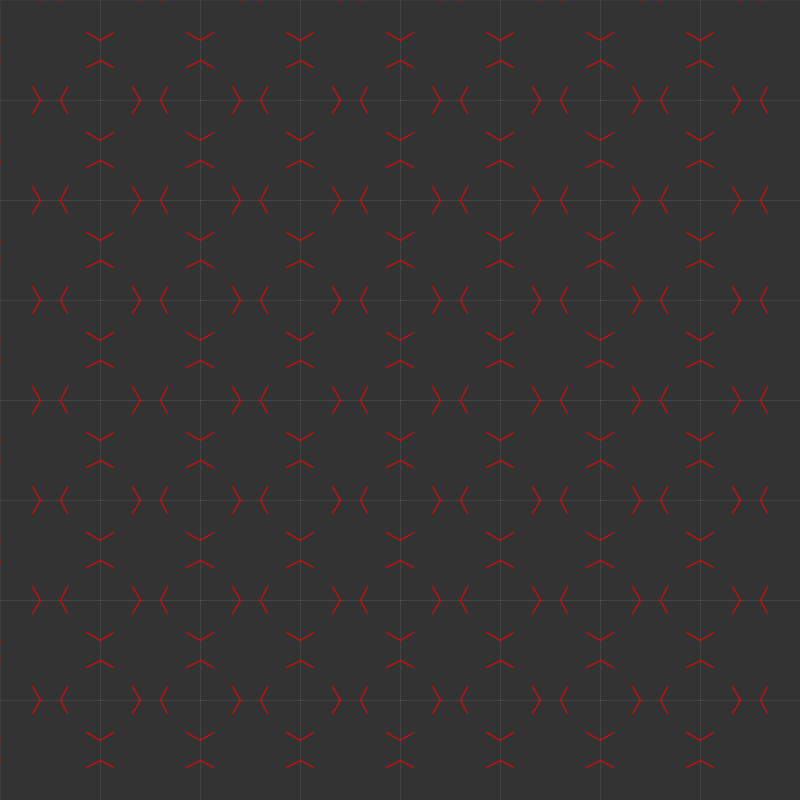
Frame 1 (no input)
Frame 60 (the mouse pressed at the canvas centre just before this capture): identical to frame 1, image omitted
Frame 120 (the mouse held since frame 60 and released just before this capture): identical to frame 1, image omitted

The Processing sketch that drew this single still picture (run headless with seeded random() and noise(); from frame 60 on, the mouse is pressed at the canvas centre):

// Processing sketch: patterns2
// ── patterns2.pde
ArrayList<Polygon> polys;
float angle = 60;
float delta = 10;
int sides;

void setup() {
  size(800, 800);
  polys = new ArrayList<Polygon>();
  int inc = 100;
  for (int x = 0; x < width; x += inc) {
    for (int y = 0; y < height; y += inc) {
      Polygon poly = new Polygon();
      
      //square pattern
      sides = 4;
      poly.addVertex(x, y);
      poly.addVertex(x+inc, y);
      poly.addVertex(x+inc, y+inc);
      poly.addVertex(x, y+inc);
      
      poly.close();
      polys.add(poly);
    }
  }
}

void draw() {
  background(51);
  for (Polygon poly : polys) {
    poly.hankin();
    poly.show();
  }
}

void keyPressed() {
  if (key == 'a') {
    angle -= 5;
  }
  if (key == 's') {
    angle += 5;
  }
  if (key == 'z') {
    delta -= 1;
  }
  if (key == 'x') {
    delta += 1;
  }
}

// ── edge.pde
class Edge {

  PVector a, b, offset1, offset2;
  Hankin h1, h2;

  Edge(PVector a, PVector b) {
    this.a = a;
    this.b = b;
  }

  void show() {
    stroke(255, 10);
    line(a.x, a.y, b.x, b.y);
    h1.show();
    h2.show();
  }

  void hankin() {
    PVector mid = a.copy().add(b.copy()).mult(0.5);
    PVector v1 = a.copy().sub(mid);
    PVector v2 = b.copy().sub(mid);
    offset1 = mid;
    offset2 = mid;
    if (delta > 0) {
      v1.setMag(delta);
      v2.setMag(delta);
      offset1 = mid.copy().add(v2);
      offset2 = mid.copy().add(v1);
    }
    v1.rotate(radians(-angle));
    v2.rotate(radians(angle));
    //sines
    float alpha = 0.5 * (sides - 2) * PI / sides;
    float beta = PI - angle - alpha;
    float elen = v2.mag() + delta;
    float hlen = elen * sin(alpha) / sin(beta);
    v1.setMag(hlen);
    v2.setMag(hlen);
    h1 = new Hankin(offset1, v1);
    h2 = new Hankin(offset2, v2);
  }
}

// ── hankin.pde
class Hankin {

  PVector a, v, b;
  float angle;

  Hankin(PVector a, PVector v) {
    this.a = a;
    this.v = v;
    b = a.copy().add(v);
  }

  void show() {
    stroke(255, 0, 0);
    line(a.x, a.y, b.x, b.y);
  }
}

// ── polygon.pde
class Polygon {

  ArrayList<Edge> edges;
  ArrayList<PVector> vertices;

  Polygon() {
    edges = new ArrayList<Edge>();
    vertices = new ArrayList<PVector>();
  }

  void addVertex(float x, float y) {
    PVector a = new PVector(x, y);
    int total = vertices.size();
    if (total > 0) {
      PVector prev = vertices.get(total-1);
      Edge edge = new Edge(prev, a);
      edges.add(edge);
    }
    vertices.add(a);
  }

  void close() {
    int total = vertices.size();
    PVector last = vertices.get(total - 1);
    PVector first = vertices.get(0);
    Edge edge = new Edge(last, first);
    edges.add(edge);
  }

  void hankin() {
    for (int i = 0; i < edges.size(); i++) {
      edges.get(i).hankin();
    }
  }

  void show() {
    for (int i = 0; i < edges.size(); i++) {
      edges.get(i).show();
    }
  }
}
